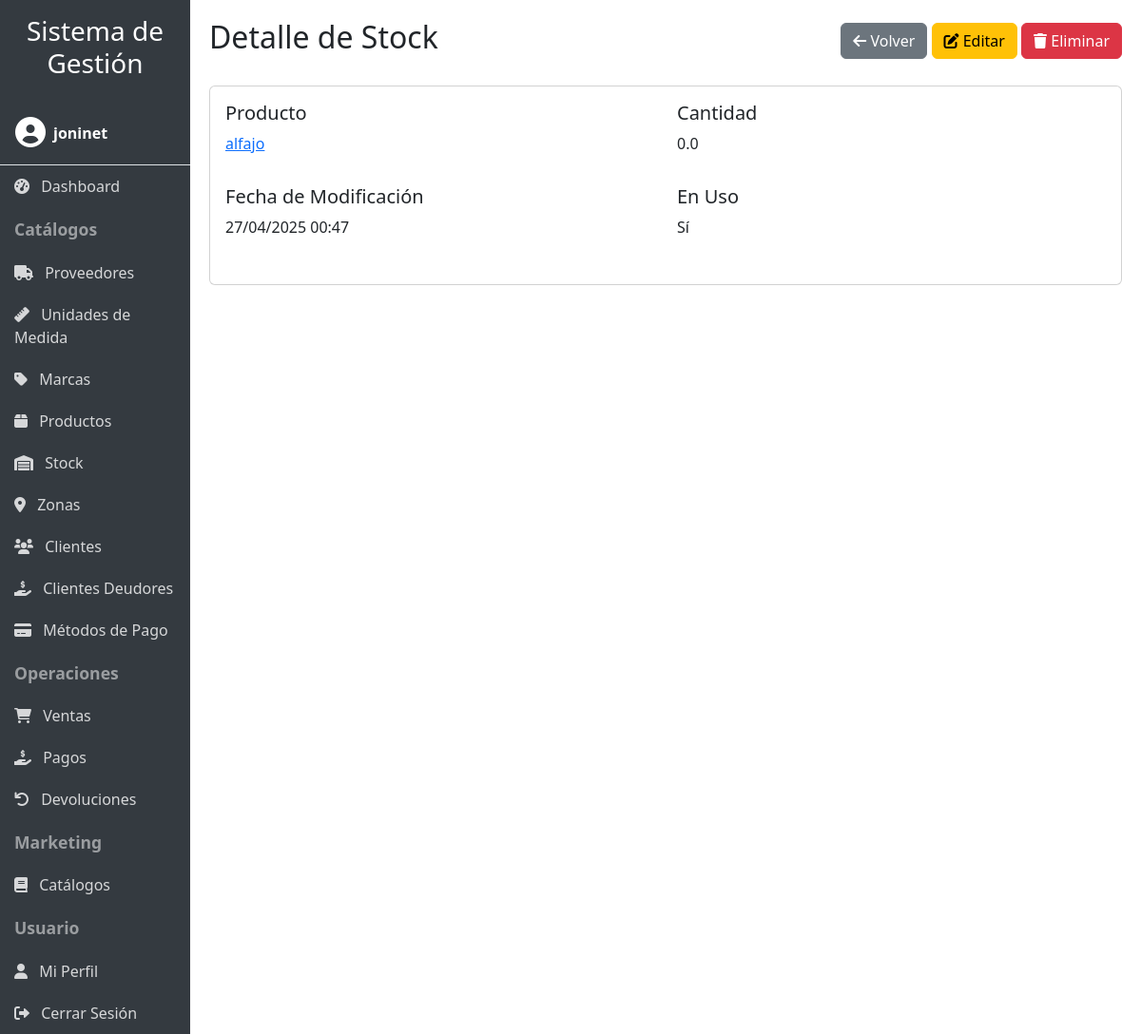
Page /stocks/5/ (signed in) on the committed database.
### productos/models.py (models this page shows, shortened)
class Stock(models.Model):
    producto = models.ForeignKey(Producto, on_delete=models.CASCADE)
    cantidad = models.FloatField()
    fecha_modificacion = models.DateTimeField(auto_now=True)
    en_uso = models.BooleanField(default=True)
    usuario = models.ForeignKey(User, on_delete=models.CASCADE, null=True, blank=True)

class Producto(models.Model):
    nombre = models.CharField(max_length=100)
    descripcion = models.CharField(max_length=250)
    precio = models.DecimalField(max_digits=10, decimal_places=2)
    imagen = models.ImageField(upload_to='productos/', null=True, blank=True, help_text='Imagen del producto')
    proveedor = models.ForeignKey(Proveedor, on_delete=models.CASCADE)
    marca = models.ForeignKey(Marca, on_delete=models.CASCADE, null=True, blank=True)
    um = models.ForeignKey(UnidadMedida, on_delete=models.CASCADE)
    usuario = models.ForeignKey(User, on_delete=models.CASCADE, null=True, blank=True)
    def __str__(self) -> str:
        return self.nombre
    def get_absolute_url(self):
        return reverse('productos:producto_detail', args=[str(self.id)])

### productos/user_views.py (the view)
# urls.py: path('stocks/<int:pk>/', user_views.UserStockDetailView.as_view(), name='stock_detail'),
class UserStockDetailView(UserDataMixin, StockDetailView):
    pass

### productos/mixins.py (called while the page is built)
    def get_queryset(self):
        queryset = super().get_queryset()
        user = self.request.user
        if user.is_staff or user.is_superuser:
            return queryset
        if hasattr(queryset.model, 'usuario'):
            return queryset.filter(usuario=user)
        return queryset

### productos/templates/productos/stock_detail.html (shortened to what this page needs)
{% extends 'productos/base.html' %}
{% load productos_filters %}
{% block header %}Detalle de Stock{% endblock %}
{% block header_buttons %}
<a href="{% url 'productos:stock_list' %}" class="btn btn-secondary">
    <i class="fas fa-arrow-left"></i> Volver
</a>
<a href="{% url 'productos:stock_update' stock.pk %}" class="btn btn-warning">
    <i class="fas fa-edit"></i> Editar
</a>
<a href="{% url 'productos:stock_delete' stock.pk %}" class="btn btn-danger">
    <i class="fas fa-trash"></i> Eliminar
</a>
{% endblock %}
{% block content %}
<div class="card">
    <div class="card-body">
        <div class="row">
            <div class="col-md-6 mb-3">
                <h5>Producto</h5>
                <p><a href="{{ stock.producto.get_absolute_url }}">{{ stock.producto }}</a></p>
            </div>
            <div class="col-md-6 mb-3">
                <h5>Cantidad</h5>
                <p>{{ stock.cantidad }}</p>
            </div>
            <div class="col-md-6 mb-3">
                <h5>Fecha de Modificación</h5>
                <p>{{ stock.fecha_modificacion|date:"d/m/Y H:i" }}</p>
            </div>
            <div class="col-md-6 mb-3">
                <h5>En Uso</h5>
                <p>{% if stock.en_uso %}Sí{% else %}No{% endif %}</p>
            </div>
        </div>
    </div>
</div>
{% endblock %}

### productos/templates/productos/base.html (shortened to what this page needs)
<!DOCTYPE html>
<html lang="es">
<head>
    <link href="https://cdn.jsdelivr.net/npm/bootstrap@5.3.0/dist/css/bootstrap.min.css" rel="stylesheet">
    <link rel="stylesheet" href="https://cdnjs.cloudflare.com/ajax/libs/font-awesome/6.0.0/css/all.min.css">
    {% load static %}
    <link rel="stylesheet" href="{% static 'productos/css/responsive.css' %}">
</head>
<body>
    <div class="container-fluid">
        <div class="row">
            <div class="col-lg-2 sidebar p-0" id="sidebar">
                <div class="p-3 d-lg-block d-none">
                    <h3 class="text-center">Sistema de Gestión</h3>
                </div>
                {% if user.is_authenticated %}
                <div class="user-info p-3 border-bottom">
                    <div class="d-flex align-items-center">
                        <div class="me-2">
                            <i class="fas fa-user-circle fa-2x"></i>
                        </div>
                        <div>
                            <div class="fw-bold">{{ user.username }}</div>
                        </div>
                    </div>
                </div>
                {% endif %}
                {% if user.is_authenticated %}
                <a href="{% url 'productos:dashboard' %}" class="nav-link"><i class="fas fa-tachometer-alt me-2"></i> Dashboard</a>
                <div class="nav-header">Catálogos</div>
                <a href="{% url 'productos:proveedor_list' %}" class="nav-link"><i class="fas fa-truck me-2"></i> Proveedores</a>
                <a href="{% url 'productos:unidadmedida_list' %}" class="nav-link"><i class="fas fa-ruler me-2"></i> Unidades de Medida</a>
                <a href="{% url 'productos:marca_list' %}" class="nav-link"><i class="fas fa-tag me-2"></i> Marcas</a>
                <a href="{% url 'productos:producto_list' %}" class="nav-link"><i class="fas fa-box me-2"></i> Productos</a>
                <a href="{% url 'productos:stock_list' %}" class="nav-link"><i class="fas fa-warehouse me-2"></i> Stock</a>
                <a href="{% url 'productos:zona_list' %}" class="nav-link"><i class="fas fa-map-marker-alt me-2"></i> Zonas</a>
                <a href="{% url 'productos:cliente_list' %}" class="nav-link"><i class="fas fa-users me-2"></i> Clientes</a>
                <a href="{% url 'productos:clientes_deudores' %}" class="nav-link"><i class="fas fa-hand-holding-usd me-2"></i> Clientes Deudores</a>
                <a href="{% url 'productos:metodopago_list' %}" class="nav-link"><i class="fas fa-credit-card me-2"></i> Métodos de Pago</a>
                <div class="nav-header">Operaciones</div>
                <a href="{% url 'productos:venta_list' %}" class="nav-link"><i class="fas fa-shopping-cart me-2"></i> Ventas</a>
                <a href="{% url 'productos:pago_list' %}" class="nav-link"><i class="fas fa-hand-holding-usd me-2"></i> Pagos</a>
                <a href="{% url 'productos:devolucion_list' %}" class="nav-link"><i class="fas fa-undo me-2"></i> Devoluciones</a>
                <div class="nav-header">Marketing</div>
                <a href="{% url 'productos:catalogo_list' %}" class="nav-link"><i class="fas fa-book me-2"></i> Catálogos</a>
                <div class="nav-header">Usuario</div>
                <a href="{% url 'productos:profile' %}" class="nav-link"><i class="fas fa-user me-2"></i> Mi Perfil</a>
                <a href="{% url 'productos:logout' %}" class="nav-link"><i class="fas fa-sign-out-alt me-2"></i> Cerrar Sesión</a>
                {% else %}
                <div class="nav-header">Acceso</div>
                <a href="{% url 'productos:login' %}" class="nav-link"><i class="fas fa-sign-in-alt me-2"></i> Iniciar Sesión</a>
                <a href="{% url 'productos:register' %}" class="nav-link"><i class="fas fa-user-plus me-2"></i> Registrarse</a>
                {% endif %}
            </div>
            <div class="col-lg-10 content content-wrapper">
                <div class="d-flex justify-content-between align-items-center mb-4">
                    <h2>{% block header %}{% endblock %}</h2>
                    <div>
                        {% block header_buttons %}{% endblock %}
                    </div>
                </div>
                {% block content %}{% endblock %}
            </div>
        </div>
    </div>
</body>
</html>

### productos/static/productos/css/responsive.css (style rules this page uses)
body { font-size: 16px; }

### productos/templates/productos/base.html (style rules this page uses)
body { overflow-x: hidden; }
.sidebar { min-height: 100vh; background-color: #343a40; color: white; transition: all 0.3s; }
.sidebar a { color: rgba(255, 255, 255, 0.8); text-decoration: none; display: block; padding: 10px 15px; }
.sidebar .nav-header { font-weight: bold; padding: 10px 15px; font-size: 1.1em; color: rgba(255, 255, 255, 0.5); }
.content { padding: 20px; }

### rows in the picture
Stock: producto "alfajo", cantidad "0.0", fecha_modificacion "27/04/2025 00:47"

### other values in the picture
{{ user.username }} "joninet"
